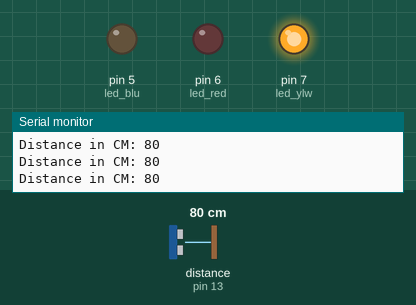
Simulated run of this sketch. Board: Arduino Uno, built with avr-gcc and run on an emulated ATmega328P. On the bench: output pins drawn as LEDs (lit = HIGH), the last lines printed to the serial monitor. The inputs (shaded band) are chosen by the test bench; at power-on: distance to the obstacle (sensor on pin 13) 80 cm. The echo pulse lasts 58.3 µs per cm.

Above: at 1.2 s.
1.3 s: distance to the obstacle (sensor on pin 13) set to 22 cm
4.3 s: distance to the obstacle (sensor on pin 13) set to 18 cm
At 5.0 s:
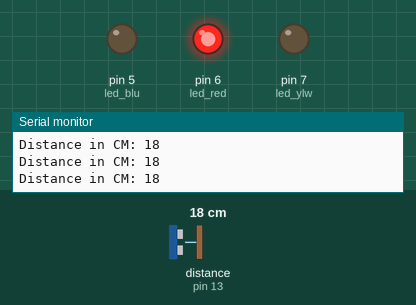
5.8 s: distance to the obstacle (sensor on pin 13) set to 120 cm
At 6.1 s:
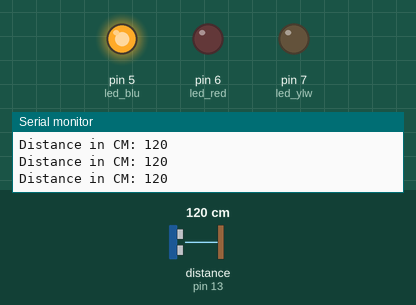
7.3 s: distance to the obstacle (sensor on pin 13) set to 104 cm
8.8 s: distance to the obstacle (sensor on pin 13) set to 98 cm
At 10.0 s:
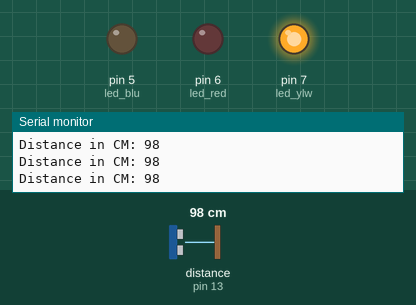
11.8 s: distance to the obstacle (sensor on pin 13) set to 17 cm
At 12.1 s:
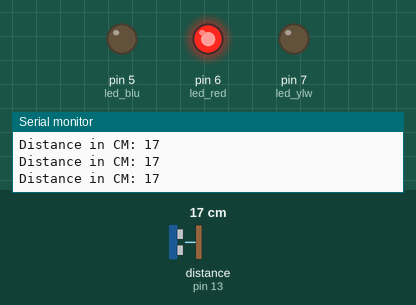
Timing chart, 0 to 14.8 s (numbered marks = the images above; inputs shaded):
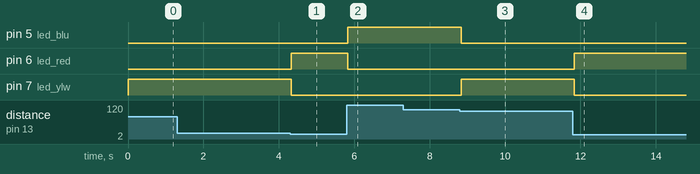

The sketch:

UltrasonicSimple.ino
```cpp
// (licence header left out)
#include <Ultrasonic.h>

/*
 * Pass as a parameter the trigger and echo pin, respectively,
 * or only the signal pin (for sensors 3 pins), like:
 * Ultrasonic ultrasonic(13);
 */
Ultrasonic ultrasonic(12, 13);
int distance;
const int led_blu = 5;
const int led_ylw = 7;
const int led_red = 6;

void setup() {
  Serial.begin(9600);
  pinMode(led_blu, OUTPUT);
  pinMode(led_ylw, OUTPUT);
  pinMode(led_red, OUTPUT);
}

void loop() {
  // Pass INC as a parameter to get the distance in inches
  distance = ultrasonic.read();

  Serial.print("Distance in CM: ");
  Serial.println(distance);
  if (distance > 100){
    digitalWrite(led_blu, HIGH);
    digitalWrite(led_red, LOW);
    digitalWrite(led_ylw, LOW);
  }
  else if (distance > 20 && distance <= 100){
    digitalWrite(led_blu, LOW);
    digitalWrite(led_red, LOW);
    digitalWrite(led_ylw, HIGH);
  }
  else if (distance <= 20){
    digitalWrite(led_blu, LOW);
    digitalWrite(led_red, HIGH);
    digitalWrite(led_ylw, LOW);
  }
}
//alta = verde / 100-20 = amarelo / -20 = vermelho
```

Measured:
- the behaviour switches between 21 and 20 cm on distance to the obstacle (sensor on pin 13) (found by bisection; images 0 and 1)
- the behaviour switches between 101 and 100 cm on distance to the obstacle (sensor on pin 13) (found by bisection; images 2 and 3)
- after the input at 4.3 s, pin 6 (led_red): LOW → HIGH at once; pin 7 (led_ylw): HIGH → LOW at once
- after the input at 5.8 s, pin 5 (led_blu): LOW → HIGH at once; pin 6 (led_red): HIGH → LOW at once
- after the input at 8.8 s, pin 5 (led_blu): HIGH → LOW at once; pin 7 (led_ylw): LOW → HIGH at once
- after the input at 11.8 s, pin 6 (led_red): LOW → HIGH at once; pin 7 (led_ylw): HIGH → LOW at once
